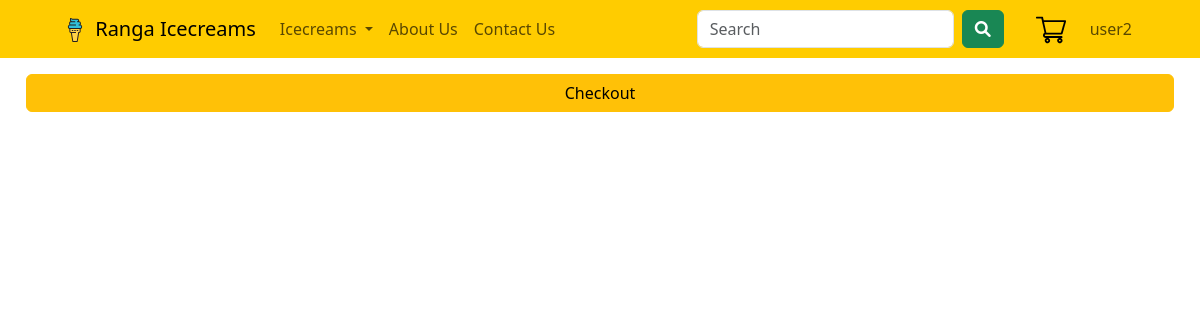
/cart/ (signed in), run on an earlier commit of the app's database.
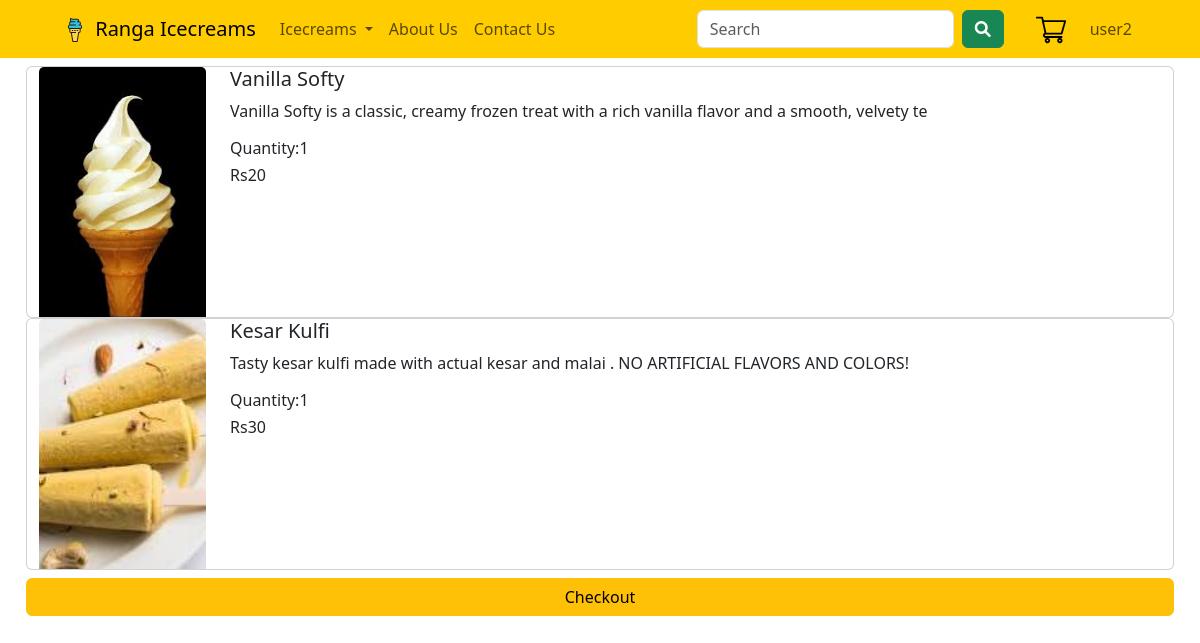
And on a later commit of the database.
### accounts/models.py (models this page shows)
class Customer(AbstractUser):
    email = models.EmailField(unique=True,max_length=50)
    phone_number = models.CharField(unique=True, max_length=50)
    address = models.CharField(max_length=50)
    USERNAME_FIELD = 'username'
    REQUIRED_FIELDS = []
    class Meta:
        verbose_name = "Customer"

### icecreamShop/models.py (models this page shows, shortened)
class CartItem(models.Model):
    item= models.ForeignKey(Product,on_delete=models.CASCADE)
    user= models.ForeignKey(Customer,on_delete=models.CASCADE)
    quantity = models.IntegerField(default=1)

class Product(models.Model):
    name = models.CharField(max_length=20)
    image = models.ImageField(upload_to='product/images')
    price = models.IntegerField(validators=[MinValueValidator(20)])
    quantity = models.IntegerField(validators=[MinValueValidator(0)])
    catetgory = models.ForeignKey(Category,on_delete=models.CASCADE) # models.CASCADE means that when the cateogry is deleted from the category model the all the products from the category will also get deleted
    description = models.TextField(max_length=100,null=True,default='')
    availble = models.BooleanField(default=True)
    class Meta:
        verbose_name_plural = "Products"

### icecreamShop/views.py (the view)
# urls.py: path('cart/', views.cart, name='cart'),
@login_required
def cart(request):
    cart = CartItem.objects.filter(user=request.user)
    context = {
        'cart' : cart
    }
    return render(request,"icecreamShop/cart.html",context=context)

### icecreamShop/templates/icecreamShop/cart.html (shortened to what this page needs)
{% extends "icecreamShop/base.html" %}
{% load static %}
{% block body %}
<div class="container p-2">
    <div class="row">
        {% for cartItem in cart %}
            <div class="card ">
                <div class="row">
                    <div class="col-2">
                        <img src="{{ cartItem.item.image.url }}" class="card-img-top" alt="{{ cartItem.item.name }}" >
                    </div>
                    <div class="col">
                        <h5 class="card-title">{{ cartItem.item.name }}</h5>
                        <p class="card-text">{{ cartItem.item.description }}</p>
                        <h6 class="card-text">Quantity:{{ cartItem.quantity }}</h6>
                        <h6 class="card-text">Rs{{ cartItem.item.price}}</h6>
                    </div>
                </div>
            </div>
        {% endfor %}
        <buttton class="btn btn-warning my-2">Checkout</button>
    </div>
</div>
{% endblock body %}

### icecreamShop/templates/icecreamShop/base.html (shortened to what this page needs)
{% load static %}
<!doctype html>
<html lang="en">
  <head>
    <link href="https://cdn.jsdelivr.net/npm/bootstrap@5.3.3/dist/css/bootstrap.min.css" rel="stylesheet">
    <link href={% static "icecreamShop/css/style.css" %} rel=stylesheet>
    <link rel="stylesheet" href="https://cdnjs.cloudflare.com/ajax/libs/font-awesome/6.0.0-beta3/css/all.min.css">
  </head>
  <body>
    {% include "icecreamShop/nav.html" %}
    {% block body %}{% endblock body %}

### icecreamShop/templates/icecreamShop/nav.html (shortened to what this page needs)
{% load static %}
<nav class="navbar navbar-expand-lg ">
  <div class="container-fluid mx-5">
    <a class="navbar-brand" href="{% url "index" %}">
      <img src="{% static "icecreamShop/nav/logo.svg" %}" alt="Logo" width="30" height="24">
      Ranga Icecreams
    </a>
    <div class="collapse navbar-collapse" id="navbarSupportedContent">
      <ul class="navbar-nav me-auto mb-2 mb-lg-0">
        <li class="nav-item dropdown">
          <a class="nav-link dropdown-toggle" href="{% url "shop" %}" role="button"  aria-expanded="false">
            Icecreams
          </a>
        </li>
        <li class="nav-item">
          <a class="nav-link" href="{% url "about" %}">About Us</a>
        </li>
        <li class="nav-item">
          <a class="nav-link" href="{% url "contact" %}">Contact Us</a>
        </li>
      </ul>
      <form class="d-flex mx-3" role="search">
        <input class="form-control me-2" type="search" placeholder="Search" aria-label="Search">
        <button class="btn btn-success" type="submit">
          <i class="fas fa-search"></i>
        </button>
      </form>
      {% if user.is_authenticated %}
        <a class="navbar-brand mx-3" href="{% url "cart" %}">
          <img src="{% static "icecreamShop/nav/shopping-cart.svg" %}" alt="Shopping cart" width="30" height="30">
        </a>
        <ul class="navbar-nav mb-2 mb-lg-0">
          <li class="nav-item dropdown">
            <a class="nav-link " href="{% url "profile" %}" role="button"  aria-expanded="false">
              {{ user.username }}
            </a>
          </li>
        </ul>
      {% else %}
          <a class="nav-link" href="{% url "profile" %}">Login</a>
      {% endif %}
    </div>
  </div>
</nav>

### icecreamShop/static/icecreamShop/css/style.css (style rules this page uses)
nav { background-color: #FFCC00; }
.card img { height: 250px; object-fit: cover; }

What changed in the data, as far as the page shows it:
added CartItem: item.image (picture), item.name "Vanilla Softy", item.description "Vanilla Softy is a classic, creamy frozen treat with a rich vanilla flavor and a smooth, velvety te", quantity "1", item.price "20"
added CartItem: item.image (picture), item.name "Kesar Kulfi", item.description "Tasty kesar kulfi made with actual kesar and malai . NO ARTIFICIAL FLAVORS AND COLORS!", quantity "1", item.price "30"
